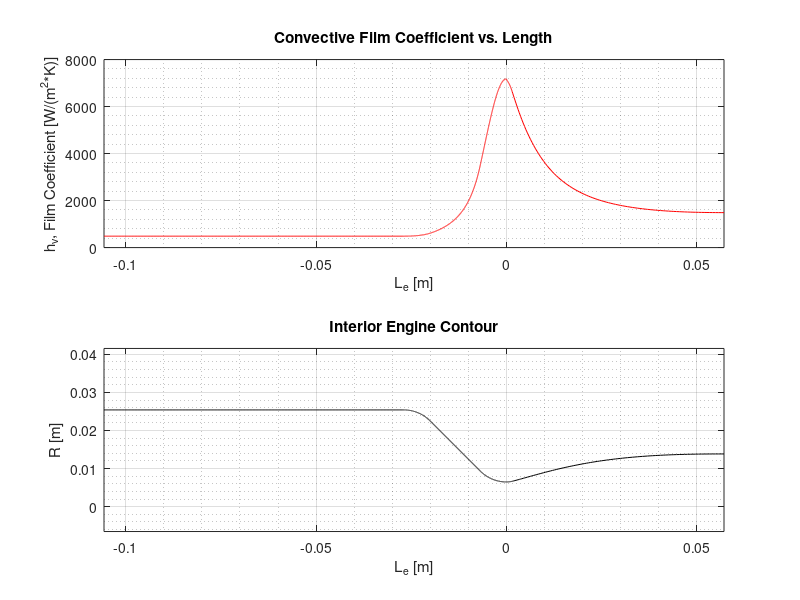

MATLAB code to generate this figure:
%% TITLE: Calculating Convective Film Coefficient In Terms of Engine Length
% Author: Evan Olsen
% Date: 01/25/2024
% Description: Uses pre-calculated interior contour and CEA transport
% properties to calculate heat transfer coefficient, according to the
% equation described in source: https://jffhmt.avestia.com/2015/PDF/006.pdf

clc; clear; close all;

%% INPUT DEFINITION
% R_x.mat is the pre-calculated interior contour of the engine, calculate
% this yourself or use the Parametric-Engine-Generator script on the GitHub
% at https://github.com/RIT-Launch-Initiative/Parametric-Liquid-Engine
load("R_x.mat")

% Radius of the combustion chamber
R_ch = 0.0254; % [m]

% Lateral surface area of the interior geometry revolved about the z-axis.
% You can find this easiest by using the measure tool in Fusion360 when you
% have imported the generated geometry.
A_lat = 0.0225786645; % [m^2]

% Calculates the local cross-sectional area of the engine based on the
% local radius.
A_x = pi.*R_x(2,:).^2; % [m^2]

% Mass flowrate
m_dot = 0.315; % [kg/s]

% Viscosity/Dynamic Viscosity as provided by NASA CEA as a special output.
% Ensure you convert cP to Pa*s before running.
mu = 0.00005832; % [Pa*s]

%% SEGMENTING GEOMETRY
% This code is meant to segment the geometry into the sections defined by
% NASA CEA so that the proper transport values can be applied in each
% region.

contour_disp_from_comb = R_x(2,:)-R_x(2,1);
i=1;
while contour_disp_from_comb(i)>=-0.0001
    comb_end = i;
    i = i+1;
end

[~,throat] = min(R_x(2,:));

nozzle_end = length(R_x(2,:));
%% INITAILIZING TRANSPORT VALUES
% EXAMPLE NASA CEA TRANSPORT VALUES:
  % WITH EQUILIBRIUM REACTIONS
  % 
  %   Cp(kJ/kg-K):     1.9857    1.9856    2.0068    6.4084
  %         Cond.:     2.1899    2.1895    1.9871    3.8802
  %       Prandtl:    0.52888   0.52889   0.53668   0.66488
  % 
  % WITH FROZEN REACTIONS
  % 
  %   Cp(kJ/kg-K):     1.9501    1.9501    1.9083    1.7877
  %         Cond.:     2.1593    2.1589    1.9216    1.3441
  %       Prandtl:    0.52678   0.52679   0.52771   0.53543

% C_p [J/(kg*K)] --- Specific Heat Constant Pressure
C_p_CC_eq = 1985.7; C_p_CCE_eq = 1985.6; C_p_TH_eq = 2006.8; C_p_NE_eq = 6408.4;
C_p_CC_fr = 1950.1; C_p_CCE_fr = 1950.1; C_p_TH_fr = 1908.3; C_p_NE_fr = 1787.7;

% Pr [-] --- Prantyl Number
Pr_CC_eq = 0.52888; Pr_CCE_eq = 0.52889; Pr_TH_eq = 0.53668; Pr_NE_eq = 0.66488;
Pr_CC_fr = 0.52678; Pr_CCE_fr = 0.52679; Pr_TH_fr = 0.52771; Pr_NE_fr = 0.53543;

%%  Eq. Before Throat, Fr. After Throat
% Found to be the most accurate method to produce heat transfer film
% coefficient: Uses equillibrium transport values prior to throat, and
% frozen transport values following the throat.
% 
% Linearly interpolates between each of the values to give the best
% interpretation of the values between each point.
C_p = [linspace(C_p_CC_eq,C_p_CCE_eq,comb_end),...
         linspace(C_p_CCE_eq,C_p_TH_fr,throat-comb_end)...
         linspace(C_p_TH_fr,C_p_NE_fr,nozzle_end-throat)];
Pr =  [linspace(Pr_CC_eq,Pr_CCE_eq,comb_end),...
         linspace(Pr_CCE_eq,Pr_TH_fr,throat-comb_end)...
         linspace(Pr_TH_fr,Pr_NE_fr,nozzle_end-throat)];

%% CALCULATION
% Solving equation as is described in https://jffhmt.avestia.com/2015/PDF/006.pdf

% Correction factor based on combustion chamber radius.
Z_c= pi*R_ch^2/A_lat; % [-]
h_film = Z_c.*(m_dot./(2.*A_x)).*C_p.*mu.^0.3.*Pr.^(2/3); % [W/(m^2*K)]
%% ANSYS FORMAT OUTPUT
% Inverses the x-values due to ANSYS coordinates being inversed. Change
% this value as represents your coordinate system in ANSYS.
% Creates vertical columns for easy import into ANSYS Transient Thermal
% Analysis.
h_film_x = [-R_x(1,:);h_film]'; % [m];[W/(m^2*K]
%% GRAPHICAL ANALYSIS
% Plots the heat transfer film coefficient in terms of x for visual
% representation and for comparison with the imported values in ANSYS.

filmCoefficientPlot = figure('Name','Film Coefficient');
subplot(2,1,1)
plot(R_x(1,:),h_film,'-r');
grid on
grid minor
title('Convective Film Coefficient vs. Length')
xlabel('L_e [m]');
ylabel('h_v, Film Coefficient [W/(m^2*K)]')
xlim([R_x(1,1),R_x(1,end)])

subplot(2,1,2)
plot(R_x(1,:),R_x(2,:),'-k')
grid on
grid minor
title('Interior Engine Contour')
xlabel('L_e [m]'); ylabel('R [m]')
xlim([R_x(1,1),R_x(1,end)])
axis equal;